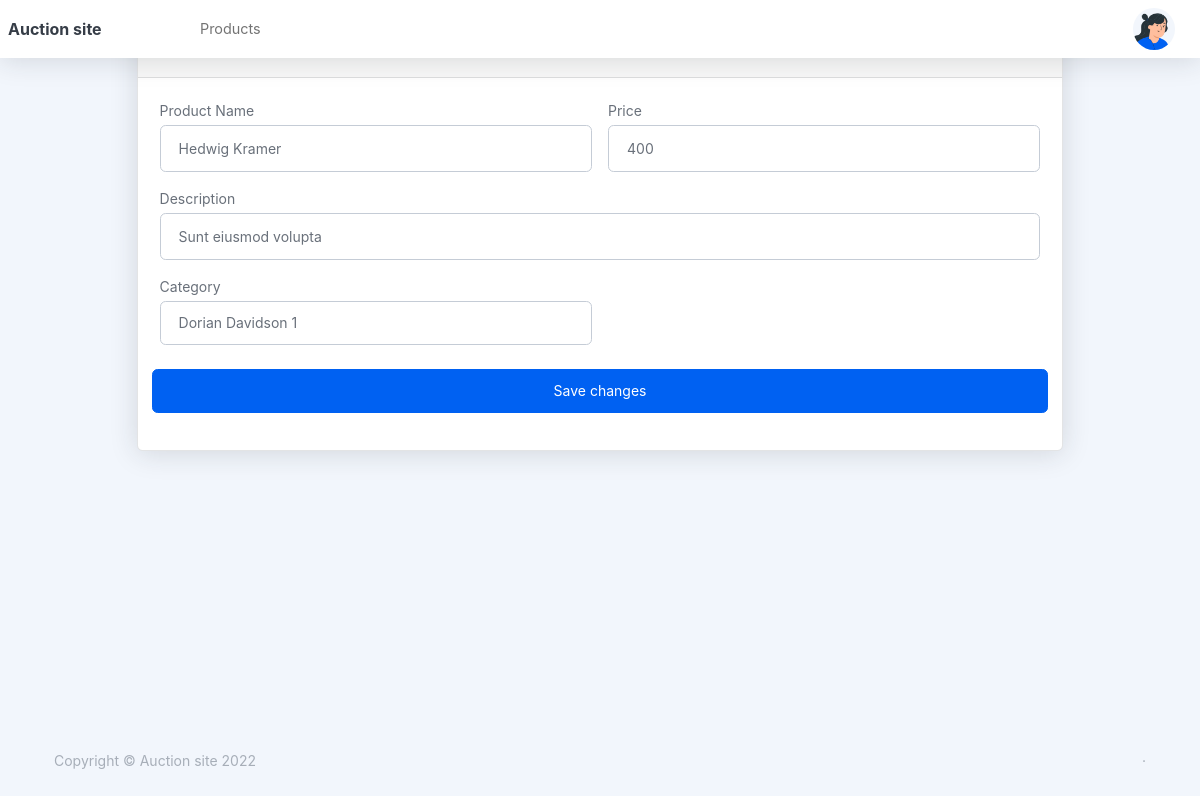
Screenshot of /productDetail1.php?id=2 with the database file from the repository.
### tables this page shows
CREATE TABLE `products` (
  `id` bigint(20) NOT NULL,
  `name` varchar(255) NOT NULL,
  `description` varchar(255) NOT NULL,
  `price` int(11) NOT NULL,
  `category_id` bigint(20) NOT NULL,
  `user_id` bigint(20) NOT NULL DEFAULT 1,
  `is_auction` tinyint(1) NOT NULL DEFAULT 0,
  `created_at` timestamp NOT NULL DEFAULT current_timestamp() ON UPDATE current_timestamp(),
  `updated_at` timestamp NULL DEFAULT NULL
);

### productDetail1.php (the view, shortened to what this page needs)
<?php
include 'db.php';
include 'head.php';
include 'header.php';
?>
<!DOCTYPE html>
<html lang="en">
<head>
</head>
<body>
    <div class="d-flex flex-column h-100">
        <main>
            <div class="container-xl px-12 mt-12">
                <div style="justify-content: center;margin-top: 20px" class="row">
                    <div class="col-xl-10">
                        <div class="card mb-4">
                            <div class="card-header">Product Details</div>
                            <div class="card-body">
                                <form>
                                    <?php
                                    $sql = "SELECT * from products  where id='" . $_GET['id'] . "' ";
                                    $query = mysqli_query($db, $sql);
                                    if (mysqli_num_rows($query) > 0) {
                                        while ($row1 = mysqli_fetch_assoc($query)) {
                                    ?>
                                            <div class="row gx-3 mb-3">
                                                <div class="col-md-6">
                                                    <label class="small mb-1" for="inputFullName">Product Name</label>
                                                    <input class="form-control" id="inputFullName" type="text" placeholder="Name" value="<?php echo $row1['name']; ?>" />
                                                </div>
                                                <div class="col-md-6">
                                                    <label class="small mb-1" for="inputPrice">Price</label>
                                                    <input class="form-control" id="inputPrice" type="integer" placeholder="Price" value="<?php echo $row1['price']; ?>" />
                                                </div>
                                            </div>
                                            <div class="row gx-3 mb-3">
                                                <div class="col-md-12">
                                                    <label class="small mb-1" for="inputDescription">Description</label>
                                                    <input class="form-control" id="inputDescription" type="text" placeholder="Description" value="<?php echo $row1['description']; ?>" />
                                                </div>
                                            </div>
                                            <div class="row gx-3 mb-3">
                                                <div class="col-md-6">
                                                    <label class="small mb-1" for="inputCategory">Category</label>
                                                    <select class="form-control" id="inputCategory" name="inputCategory">
                                                        <?php
                                                        $sql = "SELECT * from categories";
                                                        $query = mysqli_query($db, $sql);
                                                        if (mysqli_num_rows($query) > 0) {
                                                            while ($row = mysqli_fetch_assoc($query)) {
                                                        ?>
                                                                <option value="<?php echo $row['id']; ?>"><?php echo $row['name']; ?></option>
                                                        <?php
                                                            }
                                                        }
                                                        ?>
                                                    </select>
                                                </div>
                                            </div>
                                            <div class="row gx-3 mb-3">
                                                <button onclick="updateProduct();" class="btn btn-primary mt-2" type="button">Save changes</button>
                                            </div>
                                    <?php
                                        }
                                    }
                                    ?>
                                </form>
                            </div>
                        </div>
                    </div>
                </div>
            </div>
        </main>
        <?php
        include 'footer.php';
        ?>
    </div>
</body>
</html>

### header.php (style rules this page uses)
* { padding: 0px; margin: 0px }

### productDetail1.php (style rules this page uses)
body { background-image: url("public/images/hero_image2.jpg"); }

### rows the page displays
products: name "Hedwig Kramer", price "400", description "Sunt eiusmod volupta"

### other values shown
form field inputCategory "Dorian Davidson 1"
